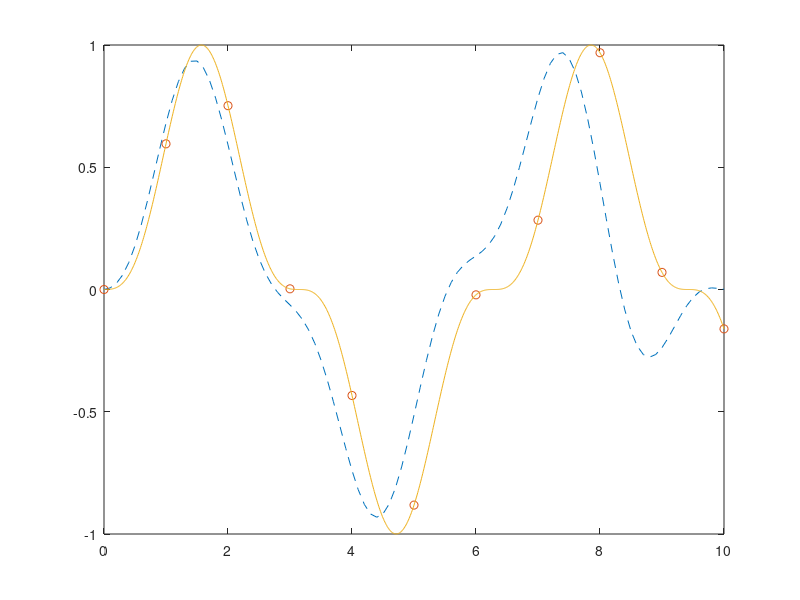

The MATLAB source for this figure:
x=0:10;
y=sin(x).^3;
x1=0:0.1:10;
y1=interpft(y,101);
x2=0:0.01:10;
y2=sin(x2).^3;
plot(x1,y1,'--'),hold on,plot(x,y,'o',x2,y2)